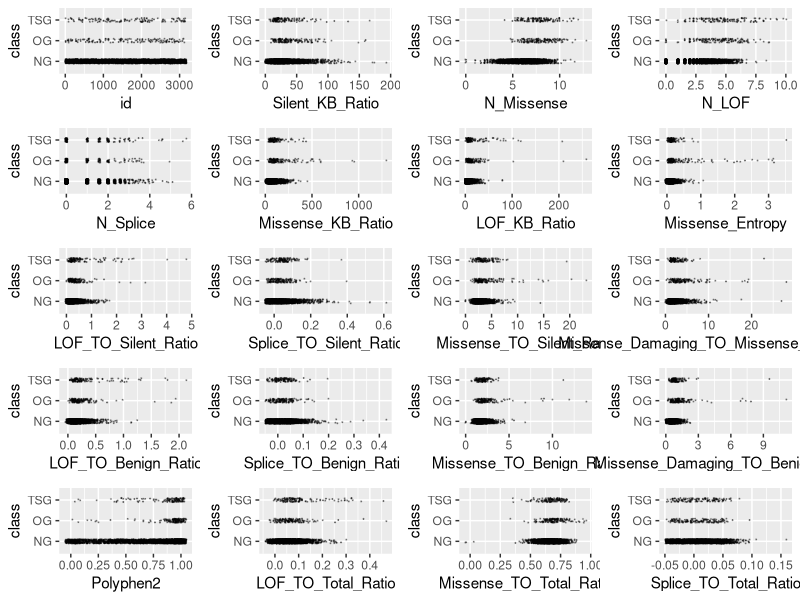
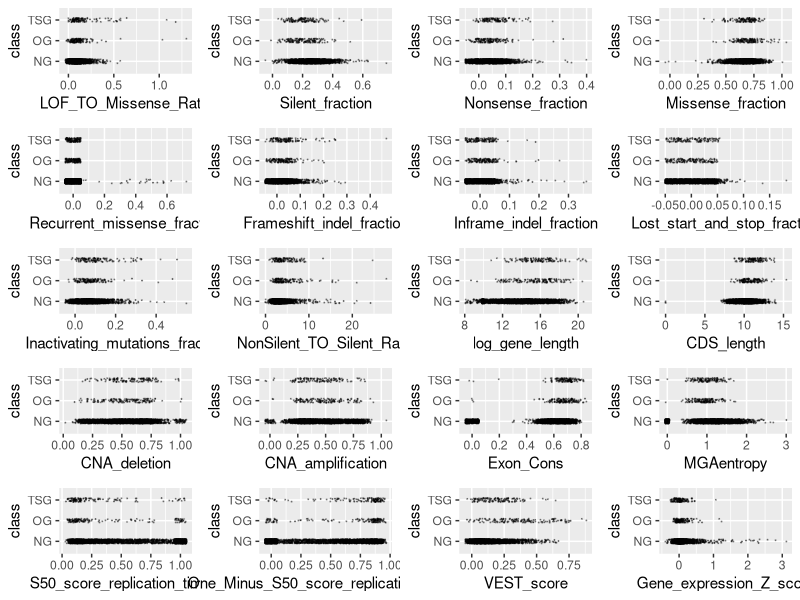
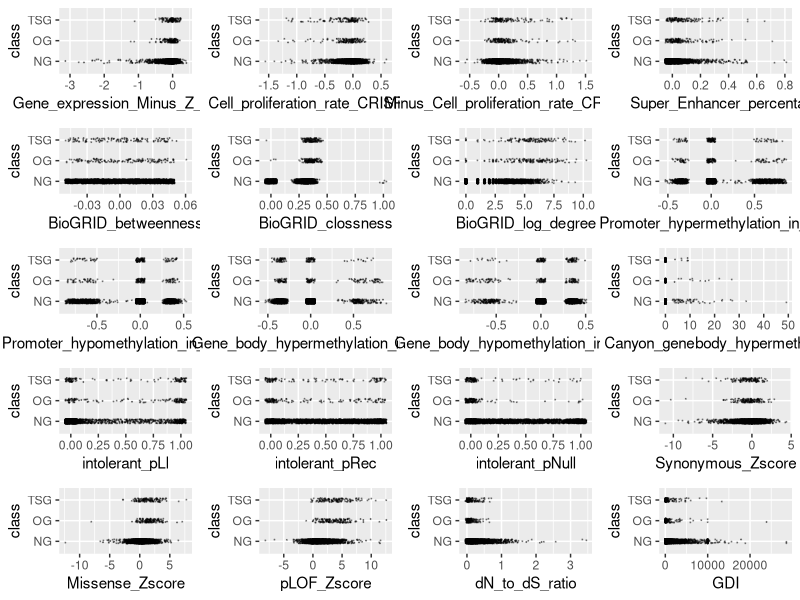
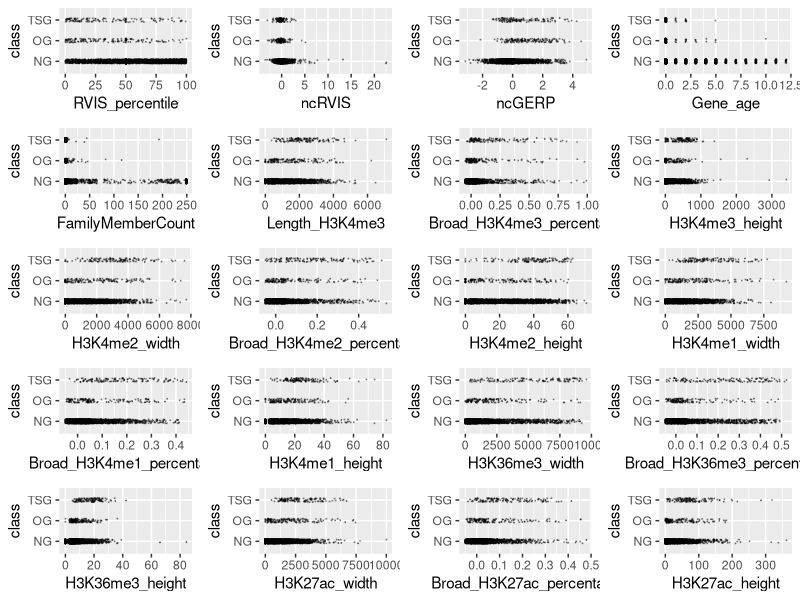
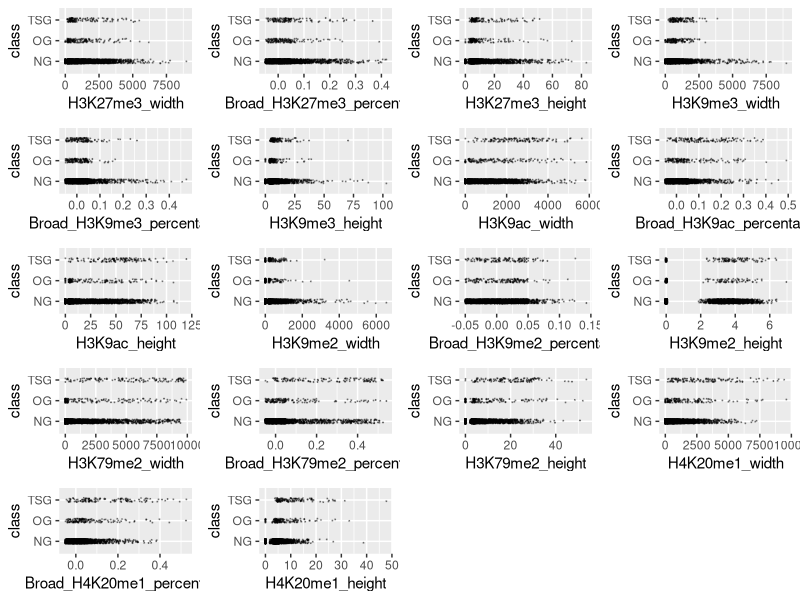
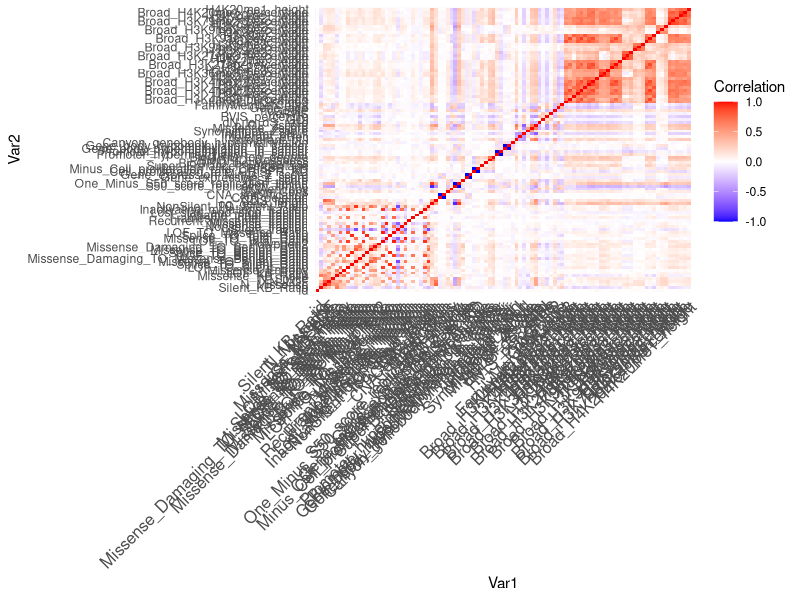
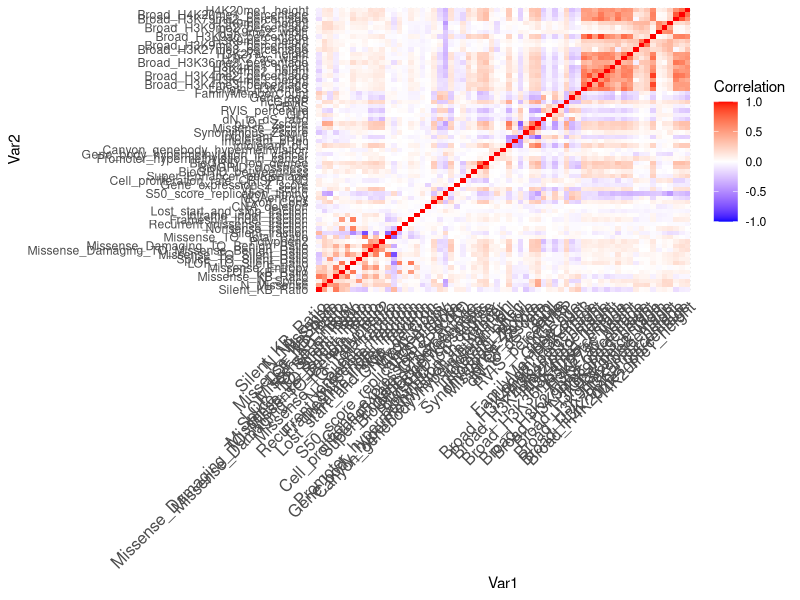
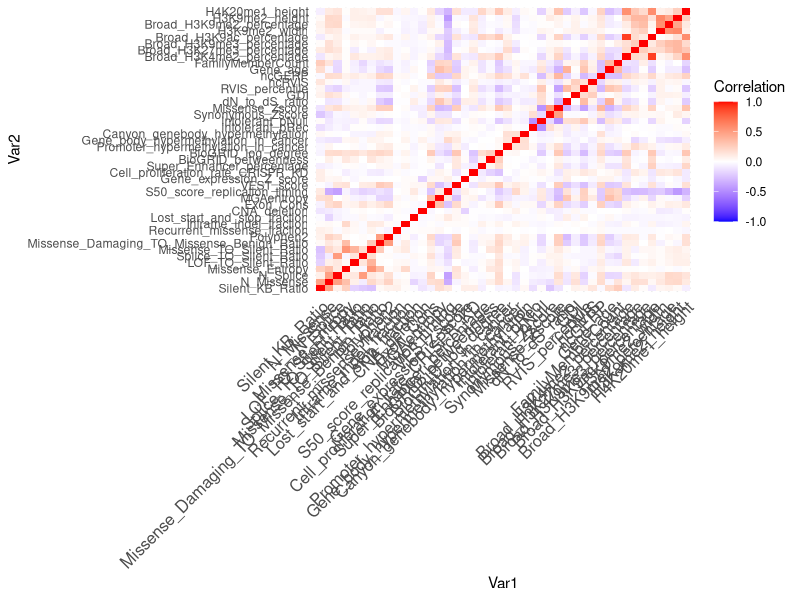

Generate these figures, in order, with R:
## ---- chunk 1
knitr::opts_chunk$set(echo = TRUE, comment = NA)
## ---- chunk 2
training <- read.csv("training.csv", stringsAsFactors = TRUE)
training$class <- factor(training$class)
levels(training$class) <- c("NG", "OG", "TSG")
# Create an outlier function
outlier <- function(data) {
  low <- quantile(data)[2] - 1.5 * IQR(data)
  high <- quantile(data)[4] + 1.5 * IQR(data)
  which(data < low | data > high)
}
# library(ggplot2)
# scatter <- function(var) {
#   ggplot(training, aes_string(var, "class")) +
#     geom_jitter(width = 0.05, height = 0.1, size = 0.1,
#                 colour = rgb(0, 0, 0, alpha = 1 / 3))
# }
# scat_plot <- lapply(names(training)[-99], scatter)
# library(gridExtra)
# grid.arrange(grobs = scat_plot[1:20], ncol = 4)
# grid.arrange(grobs = scat_plot[21:40], ncol = 4)
# grid.arrange(grobs = scat_plot[41:60], ncol = 4)
# grid.arrange(grobs = scat_plot[61:80], ncol = 4)
# grid.arrange(grobs = scat_plot[81:98], ncol = 4)
outliers <- table(unlist(lapply(training[,-99], outlier)))
outlier_index <- sort(outliers, decreasing = TRUE)
# Remove 50 most common outliers (i.e. outliers across multiple predictors)
training <- training[-as.numeric(names(outlier_index)[1:50]),]

# The below variables had outstanding outliers which we chose to remove
sort(training$Missense_TO_Silent_Ratio, decreasing = TRUE)[1:10]
training <- training[-which(training$Missense_TO_Silent_Ratio > 100), ]
sort(training$Missense_KB_Ratio, decreasing = TRUE)[1:10]
training <- training[-which(training$Missense_KB_Ratio > 2000), ]
sort(training$LOF_TO_Silent_Ratio, decreasing = TRUE)[1:10]
training <- training[-which(training$LOF_TO_Silent_Ratio > 5), ]
sort(training$Gene_expression_Z_score, decreasing = TRUE)[1:10]
training <- training[-which(training$Gene_expression_Z_score > 4), ]
sort(training$dN_to_dS_ratio, decreasing = TRUE)[1:10]
training <- training[-which(training$dN_to_dS_ratio > 5),]
sort(training$Silent_KB_Ratio, decreasing = TRUE)[1:10]
training <- training[-which(training$Silent_KB_Ratio > 200), ]
sort(training$Lost_start_and_stop_fraction, decreasing = TRUE)[1:10]
training <- training[-which(training$Lost_start_and_stop_fraction > 0.2),]
sort(training$Synonymous_Zscore, decreasing = FALSE)[1:10]
training <- training[-which(training$Synonymous_Zscore < -15), ]
numeric_training <- training[,-99]

# Lots of zeroes for some observations, so removed those observations with quite a few zeroes across predictor variables
n_zeroes <- rep(NA, nrow(numeric_training))

for(i in seq_len(nrow(numeric_training))){
  row_i_zeroes <- 0
  for(j in seq_len(ncol(numeric_training))){
    if(round(numeric_training[i,j], digits = 5) == 0){
      row_i_zeroes <- row_i_zeroes + 1
    }
  }
  n_zeroes[i] <- row_i_zeroes
}
training <- training[n_zeroes <= ncol(training) / 2, ]
## ---- chunk 3
library(ggplot2)
scatter <- function(var) {
  ggplot(training, aes_string(var, "class")) +
    geom_jitter(width = 0.05, height = 0.1, size = 0.1,
                colour = rgb(0, 0, 0, alpha = 1 / 3))
}
scat_plot <- lapply(names(training)[-99], scatter)
library(gridExtra)
grid.arrange(grobs = scat_plot[1:20], ncol = 4)
grid.arrange(grobs = scat_plot[21:40], ncol = 4)
grid.arrange(grobs = scat_plot[41:60], ncol = 4)
grid.arrange(grobs = scat_plot[61:80], ncol = 4)
grid.arrange(grobs = scat_plot[81:98], ncol = 4)
## ---- chunk 4
library(dplyr)
#function to calculate wca
score <- function (conf_mat) {
  # Diagonal of matrix corresponds to correctly predicted classes
  print(sum(diag(conf_mat) * c(1, 20, 20)))
  print(sum(diag(conf_mat) * c(1, 20, 20)) / sum(apply(conf_mat, 2, sum) * c(1, 20, 20)))
}

# Set new threshold to account for unbalanced data
classify <- function(probs, k) {
  if (any(probs[2:3] > k)) {
    subset <- probs[2:3]
    output <- which(subset == max(subset))
    if (length(output) > 1) {
        output <- sample(1:2, 1)
    }
  } else {
    output <- 0
  }
  output
}
## ---- chunk 5
library(dplyr)
library(caret)
set.seed(12)
# sig <- logical(98)
# names(sig) <- names(training)[-99]
# k <- 1
# diffs <- logical(98)
# for (var in names(training)[-99]) {
#   model <- aov(training[[var]] ~ factor(training$class))
#   sig[k] <- summary(model)[[1]][1, 5]
#   diffs[k] <- all(TukeyHSD(model)$`factor(training$class)`[, 4] < 0.05 / 98)
#   k <- k + 1
# }
# sort(sig[diffs])
score <- function (conf_mat) {
  sum(diag(conf_mat) * c(1, 20, 20)) / sum(apply(conf_mat, 2, sum) * c(1, 20, 20))
}

# sig_terms <- names(sort(sig[diffs]))
# combo_terms <- table(c(terms, sig_terms)) == 2
# final_terms <- names(combo_terms[combo_terms])
# term_mat <- cor(training %>% select(all_of(final_terms)))
# ind_terms <- final_terms[-c(1, 3, 4, 5, 10, 11, 13, 14, 15, 17)]

vars <- training
cor_mtx <- round(cor(vars[, names(vars) != "class"]), 2)
library(reshape2)
melted_cor_mtx <- melt(cor_mtx)
cor_heatmap <- ggplot(data = melted_cor_mtx, aes(x = Var1, y = Var2, fill = value)) + geom_tile()
cor_heatmap <- cor_heatmap +
  scale_fill_gradient2(low = "blue", high = "red", mid = "white",
                       midpoint = 0, limit = c(-1, 1), space = "Lab", name="Correlation") + 
  theme_minimal() +
  theme(axis.text.x = element_text(angle = 45, vjust = 1, size = 12, hjust = 1))
cor_heatmap

which(abs(cor_mtx) > 0.75, arr.ind = TRUE)
# Eliminate all but one of a set of variables highly correlated with one another
correlated <- c("id", "N_LOF", "CDS_length", "LOF_TO_Benign_Ratio",
                "LOF_TO_Total_Ratio", "LOF_TO_Missense_Ratio",
                "Inactivating_mutations_fraction", "Splice_TO_Benign_Ratio",
                "Splice_TO_Total_Ratio", "Missense_TO_Benign_Ratio",
                "NonSilent_TO_Silent_Ratio", "Missense_fraction",
                "One_Minus_S50_score_replication_timing", "CNA_amplification",
                "Gene_expression_Minus_Z_score", "log_gene_length",
                "Minus_Cell_proliferation_rate_CRISPR_KD",
                "Promoter_hypomethylation_in_cancer",
                "Gene_body_hypomethylation_in_cancer",
                "H3K4me2_width", "H3K9ac_width", "H3K9ac_height",
                "Broad_H3K4me1_percentage",
                "Broad_H3K27ac_percentage", "H3K4me1_width",
                "H3K36me3_width", "H3K36me3_height",
                "H3K27me3_width", "H3K27me3_height", "H3K9me3_width",
                "H3K79me2_width", "H3K79me2_height", "H4K20me1_width")
vars <- vars[, !(names(training) %in% correlated)]
cor_mtx <- round(cor(vars[, names(vars) != "class"]), 2)
melted_cor_mtx <- melt(cor_mtx)
cor_heatmap <- ggplot(data = melted_cor_mtx, aes(x = Var1, y = Var2, fill = value)) + geom_tile()
cor_heatmap <- cor_heatmap +
  scale_fill_gradient2(low = "blue", high = "red", mid = "white",
                       midpoint = 0, limit = c(-1, 1), space = "Lab", name="Correlation") + 
  theme_minimal() +
  theme(axis.text.x = element_text(angle = 45, vjust = 1, size = 12, hjust = 1))
cor_heatmap


which(abs(cor_mtx) > 0.6, arr.ind = TRUE)
# Eliminate all but one of a set of variables highly correlated with one another
second_correlated <- c("Missense_KB_Ratio", "LOF_KB_Ratio", "Nonsense_fraction",
                       "Frameshift_indel_fraction",
                       "Missense_Damaging_TO_Benign_Ratio",
                       "Missense_TO_Total_Ratio", "Silent_fraction",
                       "BioGRID_clossness", "pLOF_Zscore",
                       "Length_H3K4me3", "Broad_H3K4me3_percentage","H3K4me2_height",
                       "H3K4me3_height", "H3K27ac_width", "H3K27ac_height",
                       "H3K4me1_height", "H3K9me3_height",
                       "Broad_H3K79me2_percentage", "intolerant_pLI",
                       "Broad_H4K20me1_percentage", "Broad_H3K36me3_percentage")

vars <- vars[, !(names(vars) %in% second_correlated)]

cor_mtx <- round(cor(vars[, names(vars) != "class"]), 2)
library(reshape2)
melted_cor_mtx <- melt(cor_mtx)
cor_heatmap <- ggplot(data = melted_cor_mtx, aes(x = Var1, y = Var2, fill = value)) + geom_tile()
cor_heatmap <- cor_heatmap +
  scale_fill_gradient2(low = "blue", high = "red", mid = "white",
                       midpoint = 0, limit = c(-1, 1), space = "Lab", name="Correlation") + 
  theme_minimal() +
  theme(axis.text.x = element_text(angle = 45, vjust = 1, size = 12, hjust = 1))
cor_heatmap

set.seed(12)
mn <- nnet::multinom(class ~ ., data = vars, model = TRUE)
tidymn <- broom::tidy(mn) %>% arrange(p.value)
tidymn <- tidymn %>% filter(p.value < 0.05 / nrow(tidymn))
terms <- unique(tidymn$term)[-1]
terms
## ---- chunk 6
vars <- training %>% select(all_of(terms), class)
set.seed(5413)
thresh_list <- list()
length(thresh_list) <- 10
j <- 1
# for() loop to validate post cross-validation with WCA and varying thresholds
for (rand in ceiling(runif(10, min = 1, max = 10000000))) {
  set.seed(rand)
  vars_split <- createDataPartition(vars$class, p = 0.8, list = FALSE)
  vars_train <- vars[vars_split, ]
  vars_test <- vars[-vars_split, ]
  
  train_cont <- trainControl(method = "cv", number = 5, classProbs = TRUE, savePredictions = TRUE)
  lda_ft <- train(class ~ ., data = vars_train, method = "lda", preProc = c("center", "scale"),
                  trControl = train_cont)
  preds <- predict(lda_ft, newdata = vars_test, type = "prob")
  scores <- numeric(100)
  for (i in seq(from = 0.001, to = 0.1, by = 0.001)) {
    lda_mod <- table("pred"=apply(preds, 1, classify, k = i), "obs" = vars_test$class)
    lda_mod
    scores[i*1000] <- score(lda_mod)
  }
  thresh_list[[j]] <- scores
  j <- j + 1
}

# Plot WCA as a function of threshold for various seeds to see best threshold
thresh_vals <- c(0.001, 0.0025, 0.005, 0.01, 0.025, 0.05, 0.1)
plot(thresh_list[[1]] ~ seq(from = 0.001, to = 0.1, by = 0.001),
     type = "l", ylim = c(0.6, 0.9), col = rgb(0, 0, 0, alpha = 0.5),
     xaxt = "n", ylab = "WCA Percentage",
     main = "WCA vs. Threshold for Different Seeds",
     xlab = "Threshold for Choosing Between (0) and (1 and 2)")
for (i in 2:10) {
  red <- 0
  green <- 0
  blue <- 0
  if (i %% 4 == 1) {red <- 0.5}
  if (i %% 4 == 2) {green <- 0.5}
  if (i %% 4 == 3) {blue <- 0.5}
  lines(seq(from = 0.001, to = 0.1, by = 0.001), thresh_list[[i]],
        col = rgb(red, green, blue, alpha = 0.5))
  
}
abline(v = thresh_vals, col = rgb(0, 0, 0, alpha = 0.5))
points(unlist(lapply(thresh_list, which.max)) * 0.001, unlist(lapply(thresh_list, max)),
       pch = 19, cex = 0.5)
axis(side = 1, at = thresh_vals, cex.axis = 0.75, las = 2)
best_thresh <- unlist(lapply(thresh_list, which.max))
median(best_thresh * 0.001)
thresh_val_scores <- matrix(nrow = 10, ncol = length(thresh_vals))
colnames(thresh_val_scores) <- thresh_vals
for (i in 1:10) {
  thresh_val_scores[i, ] <- thresh_list[[i]][thresh_vals * 1000]
}
apply(thresh_val_scores, 2, mean)
# Use threshold of 0.005 for determining when to classify as OG or TSG (highest peak)
set.seed(12324)
vars_split <- createDataPartition(vars$class, p = 0.8, list = FALSE)
vars_train <- vars[vars_split, ]
vars_test <- vars[-vars_split, ]
train_cont <- trainControl(method = "cv", number = 5,
                           classProbs = TRUE, savePredictions = TRUE)
lda_ft <- train(class ~ ., data = vars_train, method = "lda",
                preProc = c("center", "scale"), trControl = train_cont)
preds <- predict(lda_ft, newdata = vars_test, type = "prob")
lda_mod <- table("pred" = apply(preds, 1, classify, k = 0.01),
                 "obs" = vars_test$class)
lda_mod
score(lda_mod)
## ---- chunk 7
# Write prediction model on test data
tests <- read.csv("test.csv")
preds <- predict(lda_ft, newdata = tests, type = "prob")
preds <- apply(preds, 1, classify, k = 0.01)
names(preds) <- tests$id
csv_file <- data.frame(id = tests$id,
                       class = preds)
write.csv(csv_file, "modelpredictions20.csv", row.names = FALSE)
best_mod <- read.csv("modelpredictions13.csv")
table("Best Model" = best_mod$class, csv_file$class)
mean(best_mod$class == csv_file$class)
